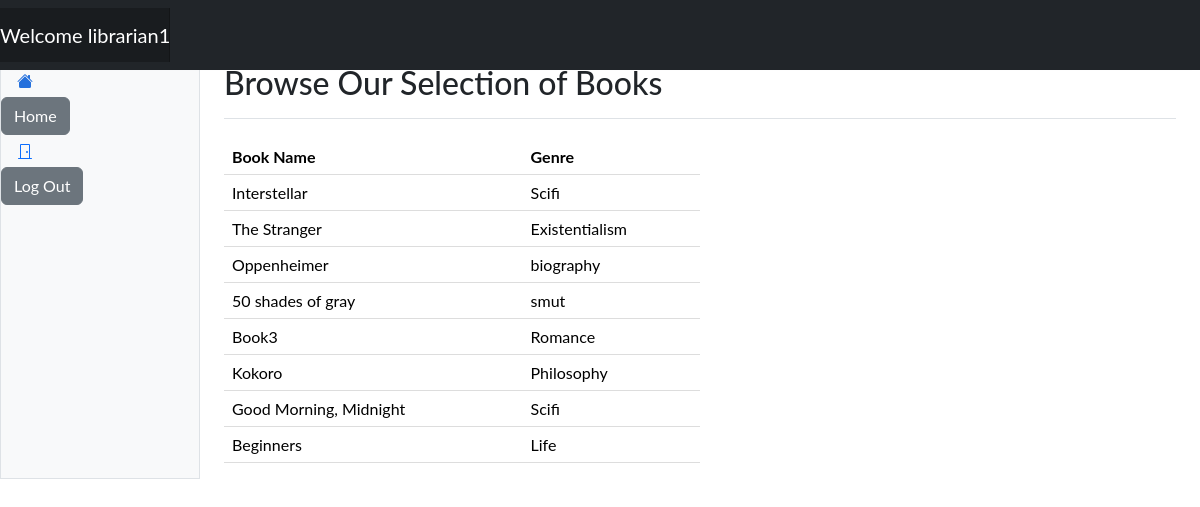
Page /browse/ (signed in) on the committed database.
### website/settings/roles.py (models this page shows, shortened)
class User(db.Model, UserMixin):
    id = db.Column(db.Integer, primary_key=True)
    deleted = db.relationship('delete_roles', backref='Admin', foreign_keys='delete_roles.admin_id', uselist=False)
    role = db.Column(db.String(20), nullable=False)
    username = db.Column(db.String(20), nullable=False)
    password = db.Column(db.String(20), nullable=False)

class data_book(db.Model):
    id = db.Column(db.Integer, primary_key=True)
    book_title = db.Column(db.String(20),nullable=False)
    book_genre = db.Column(db.String(20), nullable=False)

### website/routes.py (the view)
@app.route('/browse/', methods=['POST', 'GET'])
def browse():
    books = data_book.query.all()
    return render_template('browse.html', user=current_user, books=books)

### website/routes.py (called while the page is built)
@app.before_request
def create_db():
    db.create_all()

### website/templates/browse.html (shortened to what this page needs)
{% extends "base.html"%}
{% block content %}
<html lang="en" data-bs-theme="auto">
  <head><script src="../assets/js/color-modes.js"></script>
    <link rel="stylesheet" href="https://cdn.jsdelivr.net/npm/@docsearch/css@3">
<link href="../assets/dist/css/bootstrap.min.css" rel="stylesheet">
<header class="navbar sticky-top bg-dark flex-md-nowrap p-0 shadow" data-bs-theme="dark">
  <a class="navbar-brand col-md-3 col-lg-2 me-0 px-3 fs-6 text-white" href="#">Company name</a>
 <nav class="navbar navbar-expand-md navbar-dark fixed-top bg-dark">
        <a class="navbar-brand" href="#">Welcome {{user.username}}</a>
      </nav>
</header>
      <div class="container-fluid">
  <div class="row">
    <div class="sidebar border border-right col-md-3 col-lg-2 p-0 bg-body-tertiary">
      <div class="offcanvas-md offcanvas-end bg-body-tertiary" tabindex="-1" id="sidebarMenu" aria-labelledby="sidebarMenuLabel">
        <div class="offcanvas-body d-md-flex flex-column p-0 pt-lg-3 overflow-y-auto">
          <ul class="nav flex-column">
            <li class="nav-item">
              <a class="nav-link d-flex align-items-center gap-2 active" aria-current="page" href="#">
                <svg class="bi"><use xlink:href="#house-fill"/></svg>
                <a class="btn btn-secondary" href="{{url_for('home_page')}}" role="button"> Home </a>
              </a>
            </li>
          </ul>
          <ul class="nav flex-column mb-auto">
            <li class="nav-item">
              <a class="nav-link d-flex align-items-center gap-2" href="#">
                <svg class="bi"><use xlink:href="#door-closed"/></svg>
                <a class="btn btn-secondary" href="{{url_for('logout')}}" role="button">Log Out</a>
              </a>
            </li>
          </ul>
        </div>
      </div>
    </div>
 <main class="col-md-9 ms-sm-auto col-lg-10 px-md-4">
      <div class="d-flex justify-content-between flex-wrap flex-md-nowrap align-items-center pt-3 pb-2 mb-3 border-bottom">
        <h1 class="h2">Browse Our Selection of Books</h1>
      </div>
        <div class="col-md-6 col-sm-12">
            <table class="table">
                <thead>
                    <tr>
                        <th>Book Name</th>
                        <th>Genre</th>
                    </tr>
                </thead>
                <tbody>
                    {% for book in books %}
                    <tr>
                        <td>{{ book.book_title}}</td>
                        <td>{{ book.book_genre}}</td>
                    </tr>
                    {% endfor %}
                </tbody>
            </table>
        </div>
    </div>
         </div>
    <link href="https://cdn.jsdelivr.net/npm/bootstrap-icons@1.10.5/font/bootstrap-icons.min.css" rel="stylesheet">
    <link href="dashboard.css" rel="stylesheet">
  </head>
{% endblock %}

### website/templates/dashboard.css (style rules this page uses)
.bi { display: inline-block; width: 1rem; height: 1rem; }
.sidebar .nav-link { font-size: .875rem; font-weight: 500; }
.sidebar .nav-link.active { color: #2470dc; }
.navbar-brand { padding-top: .75rem; padding-bottom: .75rem; background-color: rgba(0, 0, 0, .25); box-shadow: inset -1px 0 0 rgba(0, 0, 0, .25); }

### website/templates/browse.html (style rules this page uses)
.bi { vertical-align: -.125em; fill: currentColor; }
body { font-family: "Lato", sans-serif; }
@media screen and (min-width: 768px) { table { width: 100%; border-collapse: collapse; margin-top: 20px; } }
@media screen and (min-width: 768px) { th, td { padding: 12px; text-align: left; border-bottom: 1px solid #ddd; } }
@media screen and (min-width: 768px) { th { background-color: #f2f2f2; } }

### rows in the picture
User: username "librarian1"
data_book: book_title "Interstellar", book_genre "Scifi"
data_book: book_title "The Stranger", book_genre "Existentialism"
data_book: book_title "Oppenheimer", book_genre "biography"
data_book: book_title "50 shades of gray", book_genre "smut"
data_book: book_title "Book3", book_genre "Romance"
data_book: book_title "Kokoro", book_genre "Philosophy"
data_book: book_title "Good Morning, Midnight", book_genre "Scifi"
data_book: book_title "Beginners", book_genre "Life"
